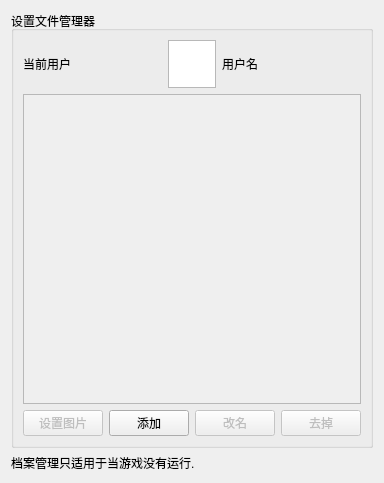
<?xml version="1.0" encoding="UTF-8"?>
<ui version="4.0">
 <class>ConfigureProfileManager</class>
 <widget class="QWidget" name="ConfigureProfileManager">
  <property name="geometry">
   <rect>
    <x>0</x>
    <y>0</y>
    <width>366</width>
    <height>483</height>
   </rect>
  </property>
  <property name="windowTitle">
   <string>Form</string>
  </property>
  <layout class="QHBoxLayout" name="horizontalLayout">
   <item>
    <layout class="QVBoxLayout" name="verticalLayout">
     <item>
      <widget class="QGroupBox" name="gridGroupBox">
       <property name="title">
        <string>设置文件管理器</string>
       </property>
       <layout class="QGridLayout" name="gridLayout_2">
        <property name="sizeConstraint">
         <enum>QLayout::SetNoConstraint</enum>
        </property>
        <item row="0" column="0">
         <layout class="QHBoxLayout" name="horizontalLayout_2">
          <item>
           <widget class="QLabel" name="label">
            <property name="sizePolicy">
             <sizepolicy hsizetype="Preferred" vsizetype="Minimum">
              <horstretch>0</horstretch>
              <verstretch>0</verstretch>
             </sizepolicy>
            </property>
            <property name="text">
             <string>当前用户</string>
            </property>
           </widget>
          </item>
          <item>
           <widget class="QGraphicsView" name="current_user_icon">
            <property name="minimumSize">
             <size>
              <width>48</width>
              <height>48</height>
             </size>
            </property>
            <property name="maximumSize">
             <size>
              <width>48</width>
              <height>48</height>
             </size>
            </property>
            <property name="verticalScrollBarPolicy">
             <enum>Qt::ScrollBarAlwaysOff</enum>
            </property>
            <property name="horizontalScrollBarPolicy">
             <enum>Qt::ScrollBarAlwaysOff</enum>
            </property>
            <property name="interactive">
             <bool>false</bool>
            </property>
           </widget>
          </item>
          <item>
           <widget class="QLabel" name="current_user_username">
            <property name="sizePolicy">
             <sizepolicy hsizetype="Preferred" vsizetype="Minimum">
              <horstretch>0</horstretch>
              <verstretch>0</verstretch>
             </sizepolicy>
            </property>
            <property name="text">
             <string>用户名</string>
            </property>
           </widget>
          </item>
         </layout>
        </item>
        <item row="1" column="0">
         <widget class="QScrollArea" name="scrollArea">
          <property name="sizePolicy">
           <sizepolicy hsizetype="Expanding" vsizetype="Expanding">
            <horstretch>0</horstretch>
            <verstretch>0</verstretch>
           </sizepolicy>
          </property>
          <property name="frameShape">
           <enum>QFrame::StyledPanel</enum>
          </property>
          <property name="widgetResizable">
           <bool>false</bool>
          </property>
         </widget>
        </item>
        <item row="2" column="0">
         <layout class="QHBoxLayout" name="horizontalLayout_3">
          <item>
           <widget class="QPushButton" name="pm_set_image">
            <property name="enabled">
             <bool>false</bool>
            </property>
            <property name="text">
             <string>设置图片</string>
            </property>
           </widget>
          </item>
          <item>
           <spacer name="horizontalSpacer">
            <property name="orientation">
             <enum>Qt::Horizontal</enum>
            </property>
            <property name="sizeHint" stdset="0">
             <size>
              <width>40</width>
              <height>20</height>
             </size>
            </property>
           </spacer>
          </item>
          <item>
           <widget class="QPushButton" name="pm_add">
            <property name="text">
             <string>添加</string>
            </property>
           </widget>
          </item>
          <item>
           <widget class="QPushButton" name="pm_rename">
            <property name="enabled">
             <bool>false</bool>
            </property>
            <property name="text">
             <string>改名</string>
            </property>
           </widget>
          </item>
          <item>
           <widget class="QPushButton" name="pm_remove">
            <property name="enabled">
             <bool>false</bool>
            </property>
            <property name="text">
             <string>去掉</string>
            </property>
           </widget>
          </item>
         </layout>
        </item>
       </layout>
      </widget>
     </item>
     <item>
      <widget class="QLabel" name="label_disable_info">
       <property name="text">
        <string>档案管理只适用于当游戏没有运行.</string>
       </property>
       <property name="wordWrap">
        <bool>true</bool>
       </property>
      </widget>
     </item>
    </layout>
   </item>
  </layout>
 </widget>
 <resources/>
 <connections/>
</ui>
